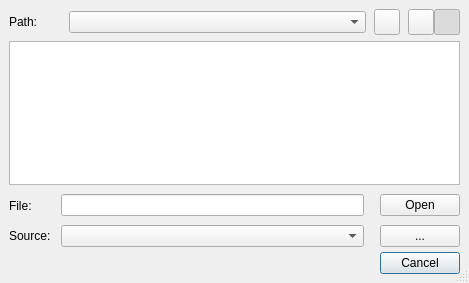
<ui version="4.0" >
 <class>OpenViewDialog</class>
 <widget class="QDialog" name="OpenViewDialog" >
  <property name="windowModality" >
   <enum>Qt::NonModal</enum>
  </property>
  <property name="geometry" >
   <rect>
    <x>0</x>
    <y>0</y>
    <width>469</width>
    <height>283</height>
   </rect>
  </property>
  <property name="windowTitle" >
   <string>Open View</string>
  </property>
  <property name="windowIcon" >
   <iconset resource="pmchart.qrc" >:/images/view.png</iconset>
  </property>
  <property name="sizeGripEnabled" >
   <bool>true</bool>
  </property>
  <layout class="QGridLayout" >
   <property name="margin" >
    <number>9</number>
   </property>
   <property name="spacing" >
    <number>6</number>
   </property>
   <item row="2" column="0" >
    <layout class="QGridLayout" >
     <property name="spacing" >
      <number>0</number>
     </property>
     <property name="margin" >
      <number>0</number>
     </property>
     <item row="1" column="1" >
      <spacer>
       <property name="orientation" >
        <enum>Qt::Horizontal</enum>
       </property>
       <property name="sizeType" >
        <enum>QSizePolicy::Fixed</enum>
       </property>
       <property name="sizeHint" >
        <size>
         <width>10</width>
         <height>20</height>
        </size>
       </property>
      </spacer>
     </item>
     <item row="0" column="4" >
      <widget class="QPushButton" name="openPushButton" >
       <property name="text" >
        <string>Open</string>
       </property>
       <property name="autoDefault" >
        <bool>false</bool>
       </property>
       <property name="default" >
        <bool>false</bool>
       </property>
      </widget>
     </item>
     <item row="1" column="2" >
      <widget class="QComboBox" name="sourceComboBox" />
     </item>
     <item row="2" column="4" >
      <widget class="QPushButton" name="cancelPushButton" >
       <property name="text" >
        <string>Cancel</string>
       </property>
       <property name="default" >
        <bool>true</bool>
       </property>
      </widget>
     </item>
     <item row="0" column="3" >
      <spacer>
       <property name="orientation" >
        <enum>Qt::Horizontal</enum>
       </property>
       <property name="sizeType" >
        <enum>QSizePolicy::Fixed</enum>
       </property>
       <property name="sizeHint" >
        <size>
         <width>16</width>
         <height>29</height>
        </size>
       </property>
      </spacer>
     </item>
     <item row="0" column="0" >
      <widget class="QLabel" name="fileNameLabel" >
       <property name="text" >
        <string>File:</string>
       </property>
       <property name="alignment" >
        <set>Qt::AlignLeading|Qt::AlignLeft|Qt::AlignVCenter</set>
       </property>
      </widget>
     </item>
     <item row="1" column="0" >
      <widget class="QLabel" name="sourceLabel" >
       <property name="text" >
        <string>Source:</string>
       </property>
      </widget>
     </item>
     <item row="1" column="4" >
      <widget class="QPushButton" name="sourcePushButton" >
       <property name="text" >
        <string>...</string>
       </property>
       <property name="icon" >
        <iconset resource="pmchart.qrc" >:/images/computer.png</iconset>
       </property>
       <property name="iconSize" >
        <size>
         <width>16</width>
         <height>16</height>
        </size>
       </property>
      </widget>
     </item>
     <item row="0" column="1" >
      <spacer>
       <property name="orientation" >
        <enum>Qt::Horizontal</enum>
       </property>
       <property name="sizeType" >
        <enum>QSizePolicy::Fixed</enum>
       </property>
       <property name="sizeHint" >
        <size>
         <width>10</width>
         <height>20</height>
        </size>
       </property>
      </spacer>
     </item>
     <item row="0" column="2" >
      <widget class="QLineEdit" name="fileNameLineEdit" />
     </item>
     <item row="1" column="3" >
      <spacer>
       <property name="orientation" >
        <enum>Qt::Horizontal</enum>
       </property>
       <property name="sizeType" >
        <enum>QSizePolicy::Fixed</enum>
       </property>
       <property name="sizeHint" >
        <size>
         <width>16</width>
         <height>32</height>
        </size>
       </property>
      </spacer>
     </item>
    </layout>
   </item>
   <item row="0" column="0" >
    <layout class="QHBoxLayout" >
     <property name="margin" >
      <number>0</number>
     </property>
     <property name="spacing" >
      <number>0</number>
     </property>
     <item>
      <widget class="QLabel" name="pathLabel" >
       <property name="sizePolicy" >
        <sizepolicy>
         <hsizetype>0</hsizetype>
         <vsizetype>0</vsizetype>
         <horstretch>0</horstretch>
         <verstretch>0</verstretch>
        </sizepolicy>
       </property>
       <property name="minimumSize" >
        <size>
         <width>60</width>
         <height>20</height>
        </size>
       </property>
       <property name="text" >
        <string>Path:</string>
       </property>
      </widget>
     </item>
     <item>
      <widget class="QComboBox" name="pathComboBox" />
     </item>
     <item>
      <spacer>
       <property name="orientation" >
        <enum>Qt::Horizontal</enum>
       </property>
       <property name="sizeType" >
        <enum>QSizePolicy::Fixed</enum>
       </property>
       <property name="sizeHint" >
        <size>
         <width>8</width>
         <height>26</height>
        </size>
       </property>
      </spacer>
     </item>
     <item>
      <widget class="QToolButton" name="parentToolButton" >
       <property name="minimumSize" >
        <size>
         <width>26</width>
         <height>26</height>
        </size>
       </property>
       <property name="maximumSize" >
        <size>
         <width>26</width>
         <height>26</height>
        </size>
       </property>
       <property name="toolTip" >
        <string>Parent</string>
       </property>
       <property name="statusTip" >
        <string/>
       </property>
       <property name="whatsThis" >
        <string>Open the parent directory</string>
       </property>
       <property name="text" >
        <string/>
       </property>
       <property name="icon" >
        <iconset resource="pmchart.qrc" >:/images/go-previous.png</iconset>
       </property>
       <property name="iconSize" >
        <size>
         <width>16</width>
         <height>16</height>
        </size>
       </property>
       <property name="checkable" >
        <bool>false</bool>
       </property>
      </widget>
     </item>
     <item>
      <spacer>
       <property name="orientation" >
        <enum>Qt::Horizontal</enum>
       </property>
       <property name="sizeType" >
        <enum>QSizePolicy::Fixed</enum>
       </property>
       <property name="sizeHint" >
        <size>
         <width>8</width>
         <height>26</height>
        </size>
       </property>
      </spacer>
     </item>
     <item>
      <widget class="QToolButton" name="userToolButton" >
       <property name="minimumSize" >
        <size>
         <width>26</width>
         <height>26</height>
        </size>
       </property>
       <property name="maximumSize" >
        <size>
         <width>26</width>
         <height>26</height>
        </size>
       </property>
       <property name="toolTip" >
        <string>User Views</string>
       </property>
       <property name="whatsThis" >
        <string>Display your personal saved Views.  A view is one or more charts.</string>
       </property>
       <property name="text" >
        <string/>
       </property>
       <property name="icon" >
        <iconset resource="pmchart.qrc" >:/images/toolusers.png</iconset>
       </property>
       <property name="iconSize" >
        <size>
         <width>16</width>
         <height>16</height>
        </size>
       </property>
       <property name="checkable" >
        <bool>true</bool>
       </property>
      </widget>
     </item>
     <item>
      <widget class="QToolButton" name="systemToolButton" >
       <property name="minimumSize" >
        <size>
         <width>26</width>
         <height>26</height>
        </size>
       </property>
       <property name="maximumSize" >
        <size>
         <width>26</width>
         <height>26</height>
        </size>
       </property>
       <property name="toolTip" >
        <string>System Views</string>
       </property>
       <property name="whatsThis" >
        <string>Display preconfigured system Views.  A view is one or more charts.</string>
       </property>
       <property name="text" >
        <string/>
       </property>
       <property name="icon" >
        <iconset resource="pmchart.qrc" >:/images/view.png</iconset>
       </property>
       <property name="iconSize" >
        <size>
         <width>16</width>
         <height>16</height>
        </size>
       </property>
       <property name="checkable" >
        <bool>true</bool>
       </property>
       <property name="checked" >
        <bool>true</bool>
       </property>
      </widget>
     </item>
    </layout>
   </item>
   <item row="1" column="0" >
    <widget class="QListView" name="dirListView" >
     <property name="font" >
      <font>
       <pointsize>10</pointsize>
      </font>
     </property>
     <property name="selectionMode" >
      <enum>QAbstractItemView::ExtendedSelection</enum>
     </property>
     <property name="iconSize" >
      <size>
       <width>20</width>
       <height>20</height>
      </size>
     </property>
     <property name="flow" >
      <enum>QListView::TopToBottom</enum>
     </property>
     <property name="isWrapping" stdset="0" >
      <bool>true</bool>
     </property>
     <property name="resizeMode" >
      <enum>QListView::Adjust</enum>
     </property>
     <property name="gridSize" >
      <size>
       <width>150</width>
       <height>20</height>
      </size>
     </property>
     <property name="uniformItemSizes" >
      <bool>true</bool>
     </property>
    </widget>
   </item>
  </layout>
 </widget>
 <resources>
  <include location="pmchart.qrc" />
 </resources>
 <connections>
  <connection>
   <sender>fileNameLineEdit</sender>
   <signal>returnPressed()</signal>
   <receiver>openPushButton</receiver>
   <slot>click()</slot>
   <hints>
    <hint type="sourcelabel" >
     <x>255</x>
     <y>194</y>
    </hint>
    <hint type="destinationlabel" >
     <x>398</x>
     <y>196</y>
    </hint>
   </hints>
  </connection>
  <connection>
   <sender>dirListView</sender>
   <signal>activated(QModelIndex)</signal>
   <receiver>OpenViewDialog</receiver>
   <slot>dirListView_activated(QModelIndex)</slot>
   <hints>
    <hint type="sourcelabel" >
     <x>243</x>
     <y>109</y>
    </hint>
    <hint type="destinationlabel" >
     <x>409</x>
     <y>196</y>
    </hint>
   </hints>
  </connection>
  <connection>
   <sender>userToolButton</sender>
   <signal>clicked(bool)</signal>
   <receiver>OpenViewDialog</receiver>
   <slot>userToolButton_clicked(bool)</slot>
   <hints>
    <hint type="sourcelabel" >
     <x>392</x>
     <y>22</y>
    </hint>
    <hint type="destinationlabel" >
     <x>219</x>
     <y>159</y>
    </hint>
   </hints>
  </connection>
  <connection>
   <sender>systemToolButton</sender>
   <signal>clicked(bool)</signal>
   <receiver>OpenViewDialog</receiver>
   <slot>systemToolButton_clicked(bool)</slot>
   <hints>
    <hint type="sourcelabel" >
     <x>418</x>
     <y>22</y>
    </hint>
    <hint type="destinationlabel" >
     <x>219</x>
     <y>159</y>
    </hint>
   </hints>
  </connection>
  <connection>
   <sender>openPushButton</sender>
   <signal>clicked()</signal>
   <receiver>OpenViewDialog</receiver>
   <slot>openPushButton_clicked()</slot>
   <hints>
    <hint type="sourcelabel" >
     <x>388</x>
     <y>197</y>
    </hint>
    <hint type="destinationlabel" >
     <x>219</x>
     <y>159</y>
    </hint>
   </hints>
  </connection>
  <connection>
   <sender>pathComboBox</sender>
   <signal>currentIndexChanged(QString)</signal>
   <receiver>OpenViewDialog</receiver>
   <slot>pathComboBox_currentIndexChanged(QString)</slot>
   <hints>
    <hint type="sourcelabel" >
     <x>213</x>
     <y>22</y>
    </hint>
    <hint type="destinationlabel" >
     <x>219</x>
     <y>159</y>
    </hint>
   </hints>
  </connection>
  <connection>
   <sender>sourcePushButton</sender>
   <signal>clicked()</signal>
   <receiver>OpenViewDialog</receiver>
   <slot>sourcePushButton_clicked()</slot>
   <hints>
    <hint type="sourcelabel" >
     <x>388</x>
     <y>229</y>
    </hint>
    <hint type="destinationlabel" >
     <x>219</x>
     <y>159</y>
    </hint>
   </hints>
  </connection>
  <connection>
   <sender>cancelPushButton</sender>
   <signal>clicked()</signal>
   <receiver>OpenViewDialog</receiver>
   <slot>reject()</slot>
   <hints>
    <hint type="sourcelabel" >
     <x>388</x>
     <y>295</y>
    </hint>
    <hint type="destinationlabel" >
     <x>219</x>
     <y>159</y>
    </hint>
   </hints>
  </connection>
  <connection>
   <sender>parentToolButton</sender>
   <signal>clicked()</signal>
   <receiver>OpenViewDialog</receiver>
   <slot>parentToolButton_clicked()</slot>
   <hints>
    <hint type="sourcelabel" >
     <x>307</x>
     <y>22</y>
    </hint>
    <hint type="destinationlabel" >
     <x>211</x>
     <y>145</y>
    </hint>
   </hints>
  </connection>
  <connection>
   <sender>sourceComboBox</sender>
   <signal>currentIndexChanged(int)</signal>
   <receiver>OpenViewDialog</receiver>
   <slot>sourceComboBox_currentIndexChanged(int)</slot>
   <hints>
    <hint type="sourcelabel" >
     <x>185</x>
     <y>206</y>
    </hint>
    <hint type="destinationlabel" >
     <x>211</x>
     <y>145</y>
    </hint>
   </hints>
  </connection>
 </connections>
</ui>
